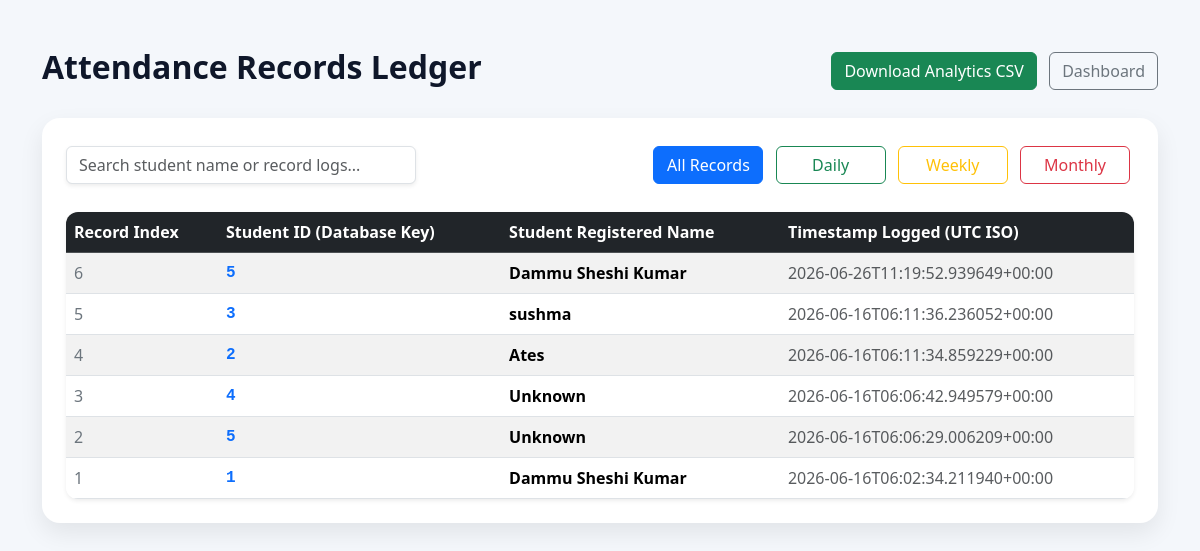
The page /attendance_record on the database its author committed.
### tables this page shows
CREATE TABLE attendance (
            id INTEGER PRIMARY KEY AUTOINCREMENT,
            student_id INTEGER,
            name TEXT,
            timestamp TEXT
        );

### app.py (the view)
@app.route("/attendance_record", methods=["GET"])
def attendance_record():
    period = request.args.get("period", "all")
    conn = sqlite3.connect(DB_PATH)
    c = conn.cursor()
    q = "SELECT id, student_id, name, timestamp FROM attendance"
    params = ()
    if period == "daily":
        today = datetime.date.today().isoformat()
        q += " WHERE date(timestamp) = ?"
        params = (today,)
    elif period == "weekly":
        start = (datetime.date.today() - datetime.timedelta(days=7)).isoformat()
        q += " WHERE date(timestamp) >= ?"
        params = (start,)
    elif period == "monthly":
        start = (datetime.date.today() - datetime.timedelta(days=30)).isoformat()
        q += " WHERE date(timestamp) >= ?"
        params = (start,)
    q += " ORDER BY timestamp DESC LIMIT 5000"
    c.execute(q, params)
    rows = c.fetchall()
    conn.close()
    return render_template("attendance_record.html", records=rows, period=period)

### templates/attendance_record.html (shortened to what this page needs)
<!doctype html>
<html lang="en">
<head>
    <link href="https://cdn.jsdelivr.net/npm/bootstrap@5.3.1/dist/css/bootstrap.min.css" rel="stylesheet">
</head>
<body>
<div class="container py-5">
    <div class="d-flex justify-content-between align-items-center mb-4">
        <h2 class="page-title">Attendance Records Ledger</h2>
        <div>
            <a href="/download_csv" class="btn btn-success me-2">Download Analytics CSV</a>
            <a href="/" class="btn btn-outline-secondary">Dashboard</a>
        </div>
    </div>
    <div class="card main-card">
        <div class="card-body p-4">
            <div class="row mb-4 align-items-center">
                <div class="col-md-5">
                    <input type="text" id="searchInput" class="form-control search-box shadow-sm" placeholder="Search student name or record logs...">
                </div>
                <div class="col-md-7 text-md-end mt-3 mt-md-0">
                    <a href="/attendance_record?period=all" class="btn {% if period == 'all' or not period %}btn-primary{% else %}btn-outline-primary{% endif %} filter-btn m-1">All Records</a>
                    <a href="/attendance_record?period=daily" class="btn {% if period == 'daily' %}btn-success{% else %}btn-outline-success{% endif %} filter-btn m-1">Daily</a>
                    <a href="/attendance_record?period=weekly" class="btn {% if period == 'weekly' %}btn-warning{% else %}btn-outline-warning{% endif %} filter-btn m-1">Weekly</a>
                    <a href="/attendance_record?period=monthly" class="btn {% if period == 'monthly' %}btn-danger{% else %}btn-outline-danger{% endif %} filter-btn m-1">Monthly</a>
                </div>
            </div>
            <div class="table-responsive shadow-sm">
                <table class="table table-striped table-hover align-middle mb-0" id="attendanceTable">
                    <thead class="table-dark">
                        <tr>
                            <th>Record Index</th>
                            <th>Student ID (Database Key)</th>
                            <th>Student Registered Name</th>
                            <th>Timestamp Logged (UTC ISO)</th>
                        </tr>
                    </thead>
                    <tbody>
                    {% if records %}
                        {% for r in records %}
                        <tr>
                            <td class="fw-medium text-secondary">{{ r[0] }}</td>
                            <td class="font-monospace fw-bold text-primary">{{ r[1] }}</td>
                            <td class="fw-semibold">{{ r[2] }}</td>
                            <td class="text-muted">{{ r[3] }}</td>
                        </tr>
                        {% endfor %}
                    {% else %}
                        <tr>
                            <td colspan="4" class="text-center py-4 text-muted fw-medium">No verified entry records matched for this filtering scale.</td>
                        </tr>
                    {% endif %}
                    </tbody>
                </table>
            </div>
        </div>
    </div>
</div>
</body>
</html>

### templates/attendance_record.html (style rules this page uses)
body { background:#f4f7fb; font-family:'Segoe UI',sans-serif; }
.main-card { border:none; border-radius:18px; box-shadow:0 10px 25px rgba(0,0,0,0.08); }
.page-title { font-weight:700; color:#0f172a; }
.table-responsive { border-radius:12px; overflow:hidden; }
.filter-btn { min-width:110px; }
.search-box { max-width:350px; }

### rows shown on the page
attendance: id "6", student "5", name "Dammu Sheshi Kumar", timestamp "2026-06-26T11:19:52.939649+00:00"
attendance: id "5", student "3", name "sushma", timestamp "2026-06-16T06:11:36.236052+00:00"
attendance: id "4", student "2", name "Ates", timestamp "2026-06-16T06:11:34.859229+00:00"
attendance: id "3", student "4", name "Unknown", timestamp "2026-06-16T06:06:42.949579+00:00"
attendance: id "2", student "5", name "Unknown", timestamp "2026-06-16T06:06:29.006209+00:00"
attendance: id "1", student "1", name "Dammu Sheshi Kumar", timestamp "2026-06-16T06:02:34.211940+00:00"
